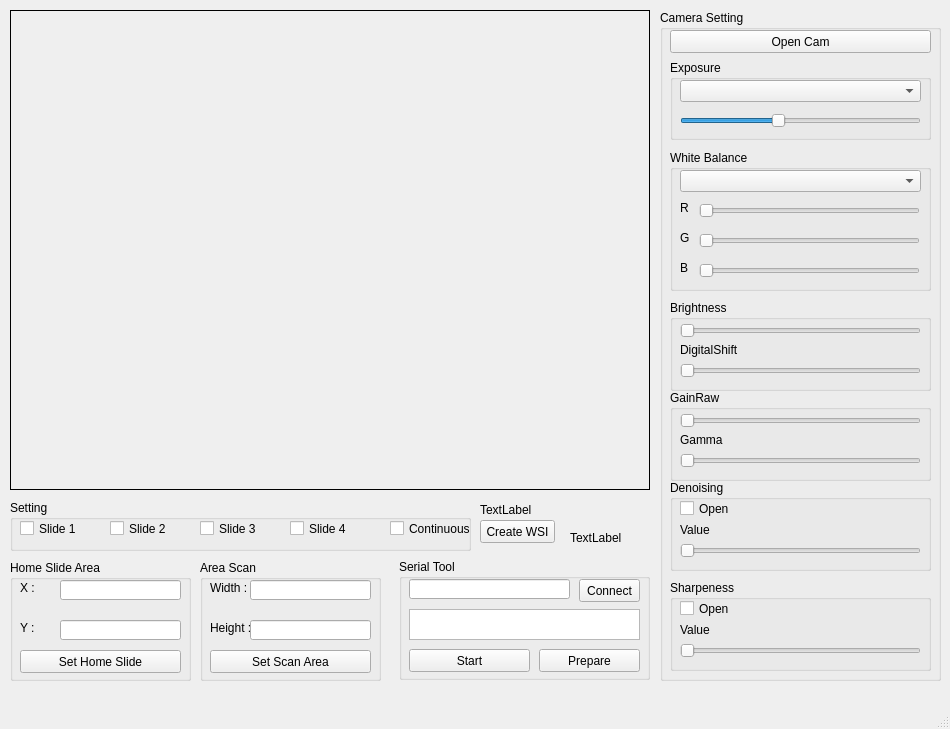
<?xml version="1.0" encoding="UTF-8"?>
<ui version="4.0">
 <class>MicroscannerTest</class>
 <widget class="QMainWindow" name="MicroscannerTest">
  <property name="geometry">
   <rect>
    <x>0</x>
    <y>0</y>
    <width>950</width>
    <height>729</height>
   </rect>
  </property>
  <property name="windowTitle">
   <string>Microscanner Test</string>
  </property>
  <widget class="QWidget" name="centralwidget">
   <widget class="QLabel" name="capturelbl">
    <property name="geometry">
     <rect>
      <x>10</x>
      <y>10</y>
      <width>640</width>
      <height>480</height>
     </rect>
    </property>
    <property name="frameShape">
     <enum>QFrame::Box</enum>
    </property>
    <property name="text">
     <string/>
    </property>
   </widget>
   <widget class="QGroupBox" name="groupBox">
    <property name="geometry">
     <rect>
      <x>10</x>
      <y>500</y>
      <width>461</width>
      <height>51</height>
     </rect>
    </property>
    <property name="title">
     <string>Setting</string>
    </property>
    <widget class="QCheckBox" name="slide1">
     <property name="geometry">
      <rect>
       <x>10</x>
       <y>20</y>
       <width>70</width>
       <height>17</height>
      </rect>
     </property>
     <property name="text">
      <string>Slide 1</string>
     </property>
    </widget>
    <widget class="QCheckBox" name="slide2">
     <property name="geometry">
      <rect>
       <x>100</x>
       <y>20</y>
       <width>70</width>
       <height>17</height>
      </rect>
     </property>
     <property name="text">
      <string>Slide 2</string>
     </property>
    </widget>
    <widget class="QCheckBox" name="slide3">
     <property name="geometry">
      <rect>
       <x>190</x>
       <y>20</y>
       <width>70</width>
       <height>17</height>
      </rect>
     </property>
     <property name="text">
      <string>Slide 3</string>
     </property>
    </widget>
    <widget class="QCheckBox" name="slide4">
     <property name="geometry">
      <rect>
       <x>280</x>
       <y>20</y>
       <width>70</width>
       <height>17</height>
      </rect>
     </property>
     <property name="text">
      <string>Slide 4</string>
     </property>
    </widget>
    <widget class="QCheckBox" name="mode">
     <property name="geometry">
      <rect>
       <x>380</x>
       <y>20</y>
       <width>81</width>
       <height>17</height>
      </rect>
     </property>
     <property name="text">
      <string>Continuous</string>
     </property>
    </widget>
   </widget>
   <widget class="QGroupBox" name="groupBox_2">
    <property name="geometry">
     <rect>
      <x>660</x>
      <y>10</y>
      <width>281</width>
      <height>671</height>
     </rect>
    </property>
    <property name="title">
     <string>Camera Setting</string>
    </property>
    <widget class="QPushButton" name="openCam_btn">
     <property name="geometry">
      <rect>
       <x>10</x>
       <y>20</y>
       <width>261</width>
       <height>23</height>
      </rect>
     </property>
     <property name="text">
      <string>Open Cam</string>
     </property>
    </widget>
    <widget class="QGroupBox" name="groupBox_4">
     <property name="geometry">
      <rect>
       <x>10</x>
       <y>50</y>
       <width>261</width>
       <height>80</height>
      </rect>
     </property>
     <property name="title">
      <string>Exposure</string>
     </property>
     <widget class="QComboBox" name="exposureMode">
      <property name="geometry">
       <rect>
        <x>10</x>
        <y>20</y>
        <width>241</width>
        <height>22</height>
       </rect>
      </property>
     </widget>
     <widget class="QSlider" name="exposure_slider">
      <property name="geometry">
       <rect>
        <x>10</x>
        <y>50</y>
        <width>241</width>
        <height>22</height>
       </rect>
      </property>
      <property name="value">
       <number>40</number>
      </property>
      <property name="orientation">
       <enum>Qt::Horizontal</enum>
      </property>
     </widget>
    </widget>
    <widget class="QGroupBox" name="groupBox_5">
     <property name="geometry">
      <rect>
       <x>10</x>
       <y>140</y>
       <width>261</width>
       <height>141</height>
      </rect>
     </property>
     <property name="title">
      <string>White Balance</string>
     </property>
     <widget class="QComboBox" name="WBMode">
      <property name="geometry">
       <rect>
        <x>10</x>
        <y>20</y>
        <width>241</width>
        <height>22</height>
       </rect>
      </property>
     </widget>
     <widget class="QSlider" name="R_slider">
      <property name="geometry">
       <rect>
        <x>29</x>
        <y>50</y>
        <width>221</width>
        <height>22</height>
       </rect>
      </property>
      <property name="orientation">
       <enum>Qt::Horizontal</enum>
      </property>
     </widget>
     <widget class="QSlider" name="G_slider">
      <property name="geometry">
       <rect>
        <x>29</x>
        <y>80</y>
        <width>221</width>
        <height>22</height>
       </rect>
      </property>
      <property name="orientation">
       <enum>Qt::Horizontal</enum>
      </property>
     </widget>
     <widget class="QSlider" name="B_slider">
      <property name="geometry">
       <rect>
        <x>29</x>
        <y>110</y>
        <width>221</width>
        <height>22</height>
       </rect>
      </property>
      <property name="orientation">
       <enum>Qt::Horizontal</enum>
      </property>
     </widget>
     <widget class="QLabel" name="label_4">
      <property name="geometry">
       <rect>
        <x>10</x>
        <y>50</y>
        <width>16</width>
        <height>16</height>
       </rect>
      </property>
      <property name="text">
       <string>R</string>
      </property>
     </widget>
     <widget class="QLabel" name="label_6">
      <property name="geometry">
       <rect>
        <x>10</x>
        <y>80</y>
        <width>16</width>
        <height>16</height>
       </rect>
      </property>
      <property name="text">
       <string>G</string>
      </property>
     </widget>
     <widget class="QLabel" name="label_9">
      <property name="geometry">
       <rect>
        <x>10</x>
        <y>110</y>
        <width>16</width>
        <height>16</height>
       </rect>
      </property>
      <property name="text">
       <string>B</string>
      </property>
     </widget>
    </widget>
    <widget class="QGroupBox" name="groupBox_6">
     <property name="geometry">
      <rect>
       <x>10</x>
       <y>290</y>
       <width>261</width>
       <height>91</height>
      </rect>
     </property>
     <property name="title">
      <string>Brightness</string>
     </property>
     <widget class="QSlider" name="brightness_slider">
      <property name="geometry">
       <rect>
        <x>10</x>
        <y>20</y>
        <width>241</width>
        <height>22</height>
       </rect>
      </property>
      <property name="orientation">
       <enum>Qt::Horizontal</enum>
      </property>
     </widget>
     <widget class="QSlider" name="digitalShift_slider">
      <property name="geometry">
       <rect>
        <x>10</x>
        <y>60</y>
        <width>241</width>
        <height>22</height>
       </rect>
      </property>
      <property name="orientation">
       <enum>Qt::Horizontal</enum>
      </property>
     </widget>
     <widget class="QLabel" name="label_3">
      <property name="geometry">
       <rect>
        <x>10</x>
        <y>40</y>
        <width>131</width>
        <height>20</height>
       </rect>
      </property>
      <property name="text">
       <string>DigitalShift</string>
      </property>
     </widget>
    </widget>
    <widget class="QGroupBox" name="groupBox_7">
     <property name="geometry">
      <rect>
       <x>10</x>
       <y>380</y>
       <width>261</width>
       <height>91</height>
      </rect>
     </property>
     <property name="title">
      <string>GainRaw</string>
     </property>
     <widget class="QSlider" name="gainRaw_slider">
      <property name="geometry">
       <rect>
        <x>10</x>
        <y>20</y>
        <width>241</width>
        <height>22</height>
       </rect>
      </property>
      <property name="orientation">
       <enum>Qt::Horizontal</enum>
      </property>
     </widget>
     <widget class="QSlider" name="gamma_slider">
      <property name="geometry">
       <rect>
        <x>10</x>
        <y>60</y>
        <width>241</width>
        <height>22</height>
       </rect>
      </property>
      <property name="orientation">
       <enum>Qt::Horizontal</enum>
      </property>
     </widget>
     <widget class="QLabel" name="label_5">
      <property name="geometry">
       <rect>
        <x>10</x>
        <y>40</y>
        <width>131</width>
        <height>20</height>
       </rect>
      </property>
      <property name="text">
       <string>Gamma</string>
      </property>
     </widget>
    </widget>
    <widget class="QGroupBox" name="groupBox_8">
     <property name="geometry">
      <rect>
       <x>10</x>
       <y>470</y>
       <width>261</width>
       <height>91</height>
      </rect>
     </property>
     <property name="title">
      <string>Denoising</string>
     </property>
     <widget class="QSlider" name="denoising_slider">
      <property name="geometry">
       <rect>
        <x>10</x>
        <y>60</y>
        <width>241</width>
        <height>22</height>
       </rect>
      </property>
      <property name="orientation">
       <enum>Qt::Horizontal</enum>
      </property>
     </widget>
     <widget class="QLabel" name="denoising_lbl">
      <property name="geometry">
       <rect>
        <x>10</x>
        <y>40</y>
        <width>131</width>
        <height>20</height>
       </rect>
      </property>
      <property name="text">
       <string>Value</string>
      </property>
     </widget>
     <widget class="QCheckBox" name="denoising_cb">
      <property name="geometry">
       <rect>
        <x>10</x>
        <y>20</y>
        <width>70</width>
        <height>17</height>
       </rect>
      </property>
      <property name="text">
       <string>Open</string>
      </property>
     </widget>
    </widget>
    <widget class="QGroupBox" name="groupBox_9">
     <property name="geometry">
      <rect>
       <x>10</x>
       <y>570</y>
       <width>261</width>
       <height>91</height>
      </rect>
     </property>
     <property name="title">
      <string>Sharpeness</string>
     </property>
     <widget class="QSlider" name="sharpness_slider">
      <property name="geometry">
       <rect>
        <x>10</x>
        <y>60</y>
        <width>241</width>
        <height>22</height>
       </rect>
      </property>
      <property name="orientation">
       <enum>Qt::Horizontal</enum>
      </property>
     </widget>
     <widget class="QLabel" name="denoising_slider_3">
      <property name="geometry">
       <rect>
        <x>10</x>
        <y>40</y>
        <width>131</width>
        <height>20</height>
       </rect>
      </property>
      <property name="text">
       <string>Value</string>
      </property>
     </widget>
     <widget class="QCheckBox" name="sharpness_cb">
      <property name="geometry">
       <rect>
        <x>10</x>
        <y>20</y>
        <width>70</width>
        <height>17</height>
       </rect>
      </property>
      <property name="text">
       <string>Open</string>
      </property>
     </widget>
    </widget>
   </widget>
   <widget class="QGroupBox" name="AreaScan">
    <property name="geometry">
     <rect>
      <x>200</x>
      <y>560</y>
      <width>181</width>
      <height>121</height>
     </rect>
    </property>
    <property name="title">
     <string>Area Scan</string>
    </property>
    <widget class="QLineEdit" name="widthScan_text">
     <property name="geometry">
      <rect>
       <x>50</x>
       <y>20</y>
       <width>121</width>
       <height>20</height>
      </rect>
     </property>
    </widget>
    <widget class="QLineEdit" name="heightScan_text">
     <property name="geometry">
      <rect>
       <x>50</x>
       <y>60</y>
       <width>121</width>
       <height>20</height>
      </rect>
     </property>
    </widget>
    <widget class="QPushButton" name="setArea_btn">
     <property name="geometry">
      <rect>
       <x>10</x>
       <y>90</y>
       <width>161</width>
       <height>23</height>
      </rect>
     </property>
     <property name="text">
      <string>Set Scan Area</string>
     </property>
    </widget>
    <widget class="QLabel" name="label">
     <property name="geometry">
      <rect>
       <x>10</x>
       <y>20</y>
       <width>41</width>
       <height>16</height>
      </rect>
     </property>
     <property name="text">
      <string>Width :</string>
     </property>
    </widget>
    <widget class="QLabel" name="label_2">
     <property name="geometry">
      <rect>
       <x>10</x>
       <y>60</y>
       <width>41</width>
       <height>16</height>
      </rect>
     </property>
     <property name="text">
      <string>Height :</string>
     </property>
    </widget>
   </widget>
   <widget class="QGroupBox" name="AreaScan_2">
    <property name="geometry">
     <rect>
      <x>10</x>
      <y>560</y>
      <width>181</width>
      <height>121</height>
     </rect>
    </property>
    <property name="title">
     <string>Home Slide Area</string>
    </property>
    <widget class="QLineEdit" name="xHomeSlide_text">
     <property name="geometry">
      <rect>
       <x>50</x>
       <y>20</y>
       <width>121</width>
       <height>20</height>
      </rect>
     </property>
    </widget>
    <widget class="QLineEdit" name="yHomeSlide_text">
     <property name="geometry">
      <rect>
       <x>50</x>
       <y>60</y>
       <width>121</width>
       <height>20</height>
      </rect>
     </property>
    </widget>
    <widget class="QPushButton" name="setHomeSlide_btn">
     <property name="geometry">
      <rect>
       <x>10</x>
       <y>90</y>
       <width>161</width>
       <height>23</height>
      </rect>
     </property>
     <property name="text">
      <string>Set Home Slide</string>
     </property>
    </widget>
    <widget class="QLabel" name="label_7">
     <property name="geometry">
      <rect>
       <x>10</x>
       <y>20</y>
       <width>41</width>
       <height>16</height>
      </rect>
     </property>
     <property name="text">
      <string>X :</string>
     </property>
    </widget>
    <widget class="QLabel" name="label_8">
     <property name="geometry">
      <rect>
       <x>10</x>
       <y>60</y>
       <width>41</width>
       <height>16</height>
      </rect>
     </property>
     <property name="text">
      <string>Y :</string>
     </property>
    </widget>
   </widget>
   <widget class="QPushButton" name="createWsi_btn">
    <property name="geometry">
     <rect>
      <x>480</x>
      <y>520</y>
      <width>75</width>
      <height>23</height>
     </rect>
    </property>
    <property name="text">
     <string>Create WSI</string>
    </property>
   </widget>
   <widget class="QGroupBox" name="groupBox_3">
    <property name="geometry">
     <rect>
      <x>399</x>
      <y>559</y>
      <width>251</width>
      <height>121</height>
     </rect>
    </property>
    <property name="title">
     <string>Serial Tool</string>
    </property>
    <widget class="QTextEdit" name="status_txt">
     <property name="enabled">
      <bool>true</bool>
     </property>
     <property name="geometry">
      <rect>
       <x>10</x>
       <y>50</y>
       <width>231</width>
       <height>31</height>
      </rect>
     </property>
     <property name="autoFillBackground">
      <bool>false</bool>
     </property>
     <property name="readOnly">
      <bool>true</bool>
     </property>
    </widget>
    <widget class="QPushButton" name="start_btn">
     <property name="geometry">
      <rect>
       <x>10</x>
       <y>90</y>
       <width>121</width>
       <height>23</height>
      </rect>
     </property>
     <property name="text">
      <string>Start</string>
     </property>
    </widget>
    <widget class="QPushButton" name="prepare_btn">
     <property name="geometry">
      <rect>
       <x>140</x>
       <y>90</y>
       <width>101</width>
       <height>23</height>
      </rect>
     </property>
     <property name="text">
      <string>Prepare</string>
     </property>
    </widget>
    <widget class="QLineEdit" name="port_txt">
     <property name="geometry">
      <rect>
       <x>10</x>
       <y>20</y>
       <width>161</width>
       <height>20</height>
      </rect>
     </property>
    </widget>
    <widget class="QPushButton" name="connect_btn">
     <property name="geometry">
      <rect>
       <x>180</x>
       <y>20</y>
       <width>61</width>
       <height>23</height>
      </rect>
     </property>
     <property name="text">
      <string>Connect</string>
     </property>
    </widget>
   </widget>
   <widget class="QLabel" name="time_label">
    <property name="geometry">
     <rect>
      <x>570</x>
      <y>530</y>
      <width>55</width>
      <height>16</height>
     </rect>
    </property>
    <property name="text">
     <string>TextLabel</string>
    </property>
   </widget>
   <widget class="QLabel" name="total_label">
    <property name="geometry">
     <rect>
      <x>480</x>
      <y>500</y>
      <width>171</width>
      <height>20</height>
     </rect>
    </property>
    <property name="text">
     <string>TextLabel</string>
    </property>
   </widget>
  </widget>
  <widget class="QMenuBar" name="menubar">
   <property name="geometry">
    <rect>
     <x>0</x>
     <y>0</y>
     <width>950</width>
     <height>26</height>
    </rect>
   </property>
  </widget>
  <widget class="QStatusBar" name="statusbar"/>
 </widget>
 <resources/>
 <connections/>
</ui>
